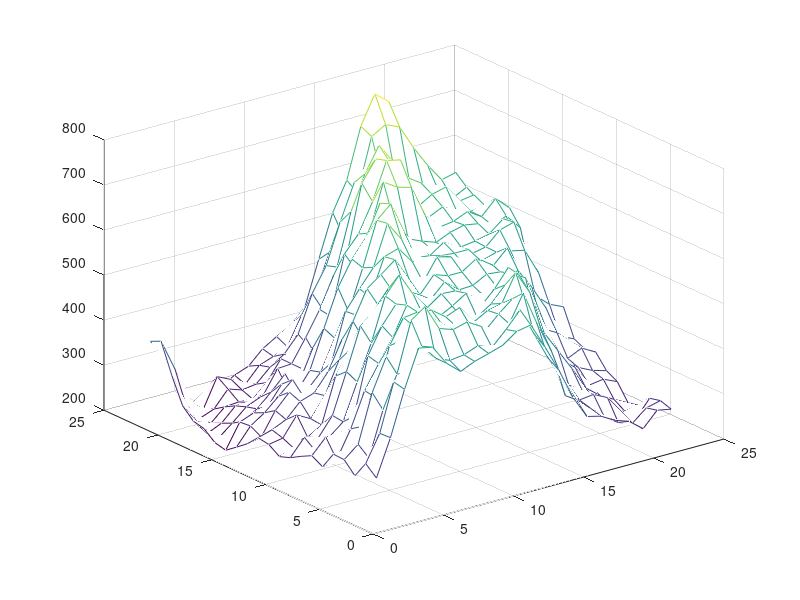

This chart was generated by the following MATLAB code:
clc;clear all
ditubZ=[304.8286 29.7 106.7
325.95767 29.702 106.7
287.91022 29.705 106.7
312.56494 29.707 106.7
313.89746 29.71 106.7
274.80826 29.712 106.7
288.50266 29.714 106.7
276.07193 29.717 106.7
262.09164 29.719 106.7
253.41753 29.721 106.7
269.4801 29.724 106.7
273.4714 29.726 106.7
248.94756 29.729 106.7
230.53148 29.731 106.7
212.68173 29.733 106.7
218.54869 29.736 106.7
238.26483 29.738 106.7
244.20374 29.74 106.7
267.41263 29.743 106.7
323.26624 29.745 106.7
388.79422 29.748 106.7
377.5127 29.75 106.7
386.11188 29.7 106.702
384.59662 29.702 106.702
318.49097 29.705 106.702
338.49347 29.707 106.702
297.11505 29.71 106.702
282.27045 29.712 106.702
321.44745 29.714 106.702
280.4653 29.717 106.702
298.82767 29.719 106.702
263.97406 29.721 106.702
275.13693 29.724 106.702
282.44412 29.726 106.702
255.5296 29.729 106.702
269.05878 29.731 106.702
266.72754 29.733 106.702
219.8739 29.736 106.702
208.42525 29.738 106.702
208.7227 29.74 106.702
223.2076 29.743 106.702
249.72023 29.745 106.702
317.53354 29.748 106.702
341.18655 29.75 106.702
484.93533 29.7 106.705
490.35706 29.702 106.705
417.2894 29.705 106.705
444.68 29.707 106.705
358.4263 29.71 106.705
342.07352 29.712 106.705
317.61975 29.714 106.705
301.69437 29.717 106.705
289.61102 29.719 106.705
279.7382 29.721 106.705
318.11978 29.724 106.705
296.91293 29.726 106.705
305.86386 29.729 106.705
289.9394 29.731 106.705
278.86462 29.733 106.705
248.88124 29.736 106.705
233.93826 29.738 106.705
222.80215 29.74 106.705
211.38193 29.743 106.705
211.72522 29.745 106.705
230.00241 29.748 106.705
245.36646 29.75 106.705
568.02936 29.7 106.707
499.71164 29.702 106.707
488.6334 29.705 106.707
515.6609 29.707 106.707
414.2449 29.71 106.707
418.63364 29.712 106.707
350.55466 29.714 106.707
327.60007 29.717 106.707
330.44913 29.719 106.707
298.27048 29.721 106.707
301.14667 29.724 106.707
328.49338 29.726 106.707
338.25577 29.729 106.707
318.2638 29.731 106.707
284.581 29.733 106.707
268.15634 29.736 106.707
261.70193 29.738 106.707
252.9714 29.74 106.707
239.68515 29.743 106.707
223.82487 29.745 106.707
212.11394 29.748 106.707
214.25908 29.75 106.707
561.5937 29.7 106.71
552.5741 29.702 106.71
599.0661 29.705 106.71
541.8046 29.707 106.71
520.97107 29.71 106.71
470.4197 29.712 106.71
476.49857 29.714 106.71
407.62756 29.717 106.71
419.35193 29.719 106.71
398.70596 29.721 106.71
344.16153 29.724 106.71
339.10773 29.726 106.71
320.57236 29.729 106.71
346.58768 29.731 106.71
325.79898 29.733 106.71
296.9929 29.736 106.71
275.0016 29.738 106.71
252.00958 29.74 106.71
242.24347 29.743 106.71
259.90237 29.745 106.71
276.40952 29.748 106.71
235.96356 29.75 106.71
517.3796 29.7 106.712
517.7538 29.702 106.712
621.30383 29.705 106.712
565.7821 29.707 106.712
574.6942 29.71 106.712
519.8015 29.712 106.712
534.7162 29.714 106.712
485.41187 29.717 106.712
512.1123 29.719 106.712
447.58008 29.721 106.712
414.57465 29.724 106.712
378.36246 29.726 106.712
333.6808 29.729 106.712
313.70013 29.731 106.712
297.2147 29.733 106.712
329.1557 29.736 106.712
286.20956 29.738 106.712
260.81274 29.74 106.712
239.82567 29.743 106.712
249.34682 29.745 106.712
261.52002 29.748 106.712
232.82451 29.75 106.712
490.95932 29.7 106.714
504.3103 29.702 106.714
564.24603 29.705 106.714
582.0428 29.707 106.714
578.6524 29.71 106.714
583.0984 29.712 106.714
574.6792 29.714 106.714
581.44257 29.717 106.714
537.9888 29.719 106.714
462.74332 29.721 106.714
492.23825 29.724 106.714
441.72134 29.726 106.714
378.01575 29.729 106.714
346.34543 29.731 106.714
339.36517 29.733 106.714
301.69476 29.736 106.714
273.18103 29.738 106.714
310.44962 29.74 106.714
268.30383 29.743 106.714
253.7861 29.745 106.714
242.54669 29.748 106.714
251.78598 29.75 106.714
504.82996 29.7 106.717
508.46136 29.702 106.717
553.46014 29.705 106.717
553.1065 29.707 106.717
574.5457 29.71 106.717
552.16724 29.712 106.717
533.6377 29.714 106.717
620.0967 29.717 106.717
579.1831 29.719 106.717
532.13135 29.721 106.717
556.4638 29.724 106.717
486.73203 29.726 106.717
483.993 29.729 106.717
413.19458 29.731 106.717
424.24622 29.733 106.717
371.51837 29.736 106.717
312.36578 29.738 106.717
312.51733 29.74 106.717
312.76566 29.743 106.717
283.0661 29.745 106.717
276.1605 29.748 106.717
263.2865 29.75 106.717
513.90717 29.7 106.719
520.29126 29.702 106.719
561.9211 29.705 106.719
540.60425 29.707 106.719
551.272 29.71 106.719
529.49664 29.712 106.719
528.5037 29.714 106.719
567.8725 29.717 106.719
571.2684 29.719 106.719
555.8627 29.721 106.719
579.1234 29.724 106.719
518.8174 29.726 106.719
525.3392 29.729 106.719
463.597 29.731 106.719
506.32108 29.733 106.719
414.88568 29.736 106.719
330.8756 29.738 106.719
362.48248 29.74 106.719
302.9767 29.743 106.719
303.5127 29.745 106.719
287.49728 29.748 106.719
293.44235 29.75 106.719
523.7967 29.7 106.721
508.11014 29.702 106.721
543.4614 29.705 106.721
533.01434 29.707 106.721
563.46594 29.71 106.721
522.66736 29.712 106.721
519.8503 29.714 106.721
530.7548 29.717 106.721
534.42065 29.719 106.721
546.21014 29.721 106.721
603.76636 29.724 106.721
599.4044 29.726 106.721
564.8967 29.729 106.721
552.8408 29.731 106.721
561.0113 29.733 106.721
434.87036 29.736 106.721
412.67285 29.738 106.721
416.30978 29.74 106.721
322.49582 29.743 106.721
339.4522 29.745 106.721
300.45288 29.748 106.721
312.15665 29.75 106.721
546.0676 29.7 106.724
539.1915 29.702 106.724
512.4629 29.705 106.724
512.7266 29.707 106.724
522.77924 29.71 106.724
518.4475 29.712 106.724
536.361 29.714 106.724
552.76117 29.717 106.724
529.2051 29.719 106.724
528.1324 29.721 106.724
551.93066 29.724 106.724
609.2742 29.726 106.724
653.8756 29.729 106.724
649.7458 29.731 106.724
600.94635 29.733 106.724
520.64624 29.736 106.724
542.2873 29.738 106.724
484.50854 29.74 106.724
396.3713 29.743 106.724
421.36328 29.745 106.724
361.89395 29.748 106.724
328.14587 29.75 106.724
551.9079 29.7 106.726
574.28503 29.702 106.726
532.48096 29.705 106.726
543.03326 29.707 106.726
540.1445 29.71 106.726
514.4233 29.712 106.726
556.28503 29.714 106.726
550.50586 29.717 106.726
559.5741 29.719 106.726
564.9399 29.721 106.726
536.99207 29.724 106.726
571.2071 29.726 106.726
609.85156 29.729 106.726
677.9044 29.731 106.726
668.29645 29.733 106.726
591.09503 29.736 106.726
577.90967 29.738 106.726
529.254 29.74 106.726
482.54977 29.743 106.726
474.84906 29.745 106.726
405.41565 29.748 106.726
359.62662 29.75 106.726
495.10056 29.7 106.729
512.4942 29.702 106.729
592.47473 29.705 106.729
568.64545 29.707 106.729
547.09296 29.71 106.729
535.03076 29.712 106.729
517.805 29.714 106.729
530.4945 29.717 106.729
533.3302 29.719 106.729
553.85864 29.721 106.729
584.89343 29.724 106.729
564.0296 29.726 106.729
560.5842 29.729 106.729
604.0932 29.731 106.729
619.52997 29.733 106.729
696.0273 29.736 106.729
641.3913 29.738 106.729
671.35095 29.74 106.729
597.288 29.743 106.729
563.5249 29.745 106.729
485.0032 29.748 106.729
458.31924 29.75 106.729
434.79572 29.7 106.731
450.55884 29.702 106.731
514.3839 29.705 106.731
541.02734 29.707 106.731
607.1707 29.71 106.731
568.933 29.712 106.731
548.24146 29.714 106.731
523.6057 29.717 106.731
534.8989 29.719 106.731
553.8065 29.721 106.731
576.0136 29.724 106.731
567.80194 29.726 106.731
557.00916 29.729 106.731
562.5406 29.731 106.731
572.4058 29.733 106.731
676.01855 29.736 106.731
724.4018 29.738 106.731
716.8046 29.74 106.731
673.07056 29.743 106.731
642.6725 29.745 106.731
510.37054 29.748 106.731
553.7695 29.75 106.731
365.9776 29.7 106.733
397.0092 29.702 106.733
446.78375 29.705 106.733
487.34964 29.707 106.733
554.8229 29.71 106.733
583.52496 29.712 106.733
588.2972 29.714 106.733
532.23474 29.717 106.733
551.5445 29.719 106.733
574.2696 29.721 106.733
545.2008 29.724 106.733
565.0257 29.726 106.733
578.05927 29.729 106.733
548.3592 29.731 106.733
558.7554 29.733 106.733
667.13745 29.736 106.733
717.13947 29.738 106.733
701.5304 29.74 106.733
727.6059 29.743 106.733
659.9425 29.745 106.733
600.3587 29.748 106.733
617.0386 29.75 106.733
315.02737 29.7 106.736
341.46616 29.702 106.736
339.25662 29.705 106.736
398.84164 29.707 106.736
457.4899 29.71 106.736
516.11255 29.712 106.736
510.98642 29.714 106.736
554.7614 29.717 106.736
548.3244 29.719 106.736
523.8851 29.721 106.736
554.1223 29.724 106.736
564.9465 29.726 106.736
558.1931 29.729 106.736
542.2792 29.731 106.736
547.7542 29.733 106.736
595.9354 29.736 106.736
619.8915 29.738 106.736
603.80444 29.74 106.736
682.63324 29.743 106.736
632.60095 29.745 106.736
716.6487 29.748 106.736
728.52356 29.75 106.736
307.17517 29.7 106.738
314.42426 29.702 106.738
321.1115 29.705 106.738
343.73956 29.707 106.738
408.94598 29.71 106.738
440.5174 29.712 106.738
438.5352 29.714 106.738
537.6246 29.717 106.738
500.357 29.719 106.738
520.501 29.721 106.738
531.9406 29.724 106.738
532.42395 29.726 106.738
536.1245 29.729 106.738
540.2112 29.731 106.738
561.4955 29.733 106.738
562.0604 29.736 106.738
573.0901 29.738 106.738
585.8341 29.74 106.738
639.1857 29.743 106.738
619.6057 29.745 106.738
734.93427 29.748 106.738
791.96655 29.75 106.738
289.62335 29.7 106.74
286.49448 29.702 106.74
325.11313 29.705 106.74
320.24973 29.707 106.74
360.64 29.71 106.74
368.6149 29.712 106.74
402.50464 29.714 106.74
454.6642 29.717 106.74
446.11047 29.719 106.74
522.9772 29.721 106.74
562.2746 29.724 106.74
542.07886 29.726 106.74
542.7598 29.729 106.74
544.63806 29.731 106.74
569.32104 29.733 106.74
566.4996 29.736 106.74
587.6865 29.738 106.74
604.2721 29.74 106.74
618.5895 29.743 106.74
600.20807 29.745 106.74
720.96625 29.748 106.74
766.3239 29.75 106.74
278.9373 29.7 106.743
265.2852 29.702 106.743
309.60165 29.705 106.743
282.48114 29.707 106.743
308.69388 29.71 106.743
343.67896 29.712 106.743
347.65714 29.714 106.743
347.91177 29.717 106.743
396.27103 29.719 106.743
476.95502 29.721 106.743
491.55978 29.724 106.743
536.36505 29.726 106.743
571.8 29.729 106.743
551.79205 29.731 106.743
563.7734 29.733 106.743
579.8481 29.736 106.743
569.39667 29.738 106.743
612.3375 29.74 106.743
583.4764 29.743 106.743
581.1283 29.745 106.743
666.00323 29.748 106.743
674.80115 29.75 106.743
253.97586 29.7 106.745
254.89381 29.702 106.745
269.57364 29.705 106.745
260.8505 29.707 106.745
284.04907 29.71 106.745
295.93924 29.712 106.745
323.9174 29.714 106.745
333.25262 29.717 106.745
379.514 29.719 106.745
422.5542 29.721 106.745
439.31708 29.724 106.745
529.3711 29.726 106.745
580.9503 29.729 106.745
577.253 29.731 106.745
551.88873 29.733 106.745
560.139 29.736 106.745
560.63995 29.738 106.745
573.2474 29.74 106.745
548.5229 29.743 106.745
573.55444 29.745 106.745
618.8902 29.748 106.745
631.0934 29.75 106.745
286.70404 29.7 106.748
280.79602 29.702 106.748
244.37234 29.705 106.748
251.43872 29.707 106.748
266.88266 29.71 106.748
300.68228 29.712 106.748
309.1586 29.714 106.748
347.7302 29.717 106.748
349.84775 29.719 106.748
351.56866 29.721 106.748
412.09808 29.724 106.748
470.57852 29.726 106.748
497.8283 29.729 106.748
503.941 29.731 106.748
563.90576 29.733 106.748
591.66986 29.736 106.748
565.39856 29.738 106.748
578.00653 29.74 106.748
539.1085 29.743 106.748
548.3446 29.745 106.748
578.42334 29.748 106.748
580.3899 29.75 106.748
280.6151 29.7 106.75
288.6629 29.702 106.75
282.79208 29.705 106.75
256.04892 29.707 106.75
250.69632 29.71 106.75
286.75668 29.712 106.75
300.12082 29.714 106.75
330.2469 29.717 106.75
325.7407 29.719 106.75
337.83365 29.721 106.75
397.9693 29.724 106.75
399.56775 29.726 106.75
425.10184 29.729 106.75
431.58734 29.731 106.75
529.45966 29.733 106.75
562.3873 29.736 106.75
567.7627 29.738 106.75
547.8999 29.74 106.75
548.41504 29.743 106.75
564.7458 29.745 106.75
586.3609 29.748 106.75
558.8647 29.75 106.75
];
dituZ=reshape(ditubZ(:,1),22,22);
dituZ1=dituZ;
dituZx=ditubZ(1:22,2);
dituZy=ditubZ(1:22:end,3);
mesh(dituZ)
